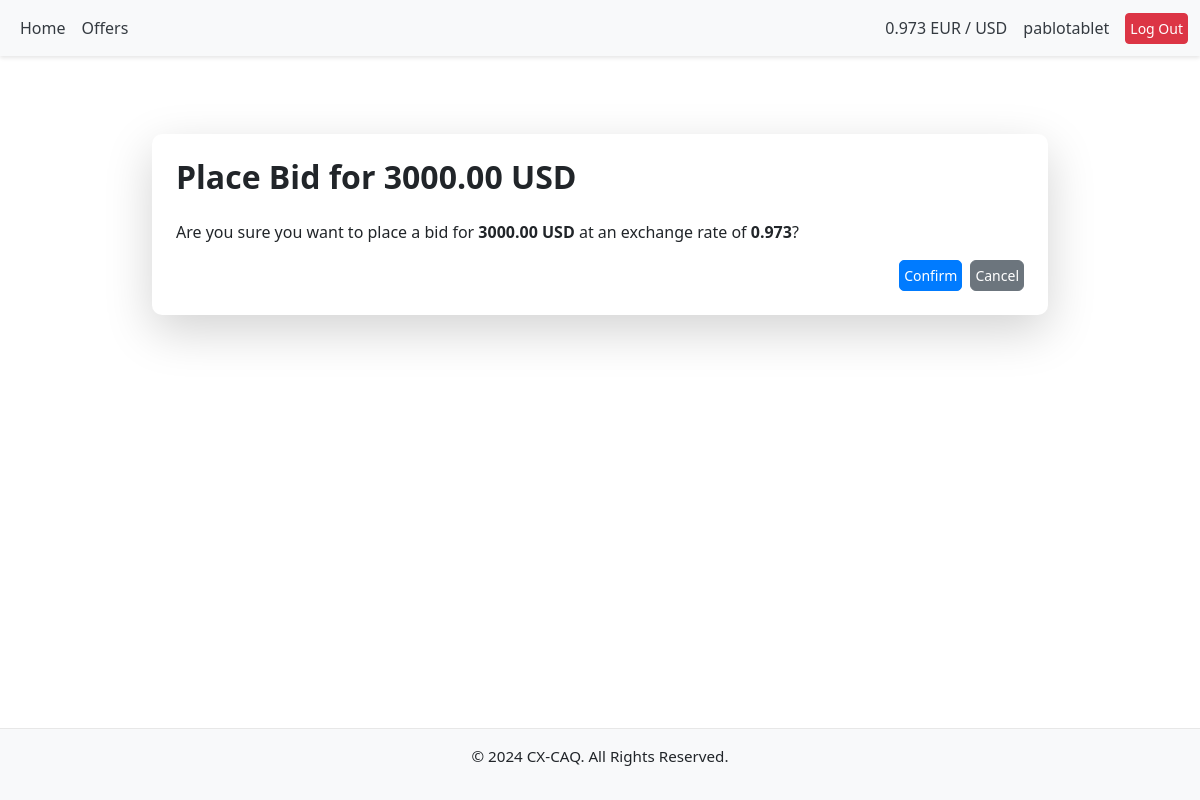
The app's page /offers/4/place_bid/ (signed in), older data.
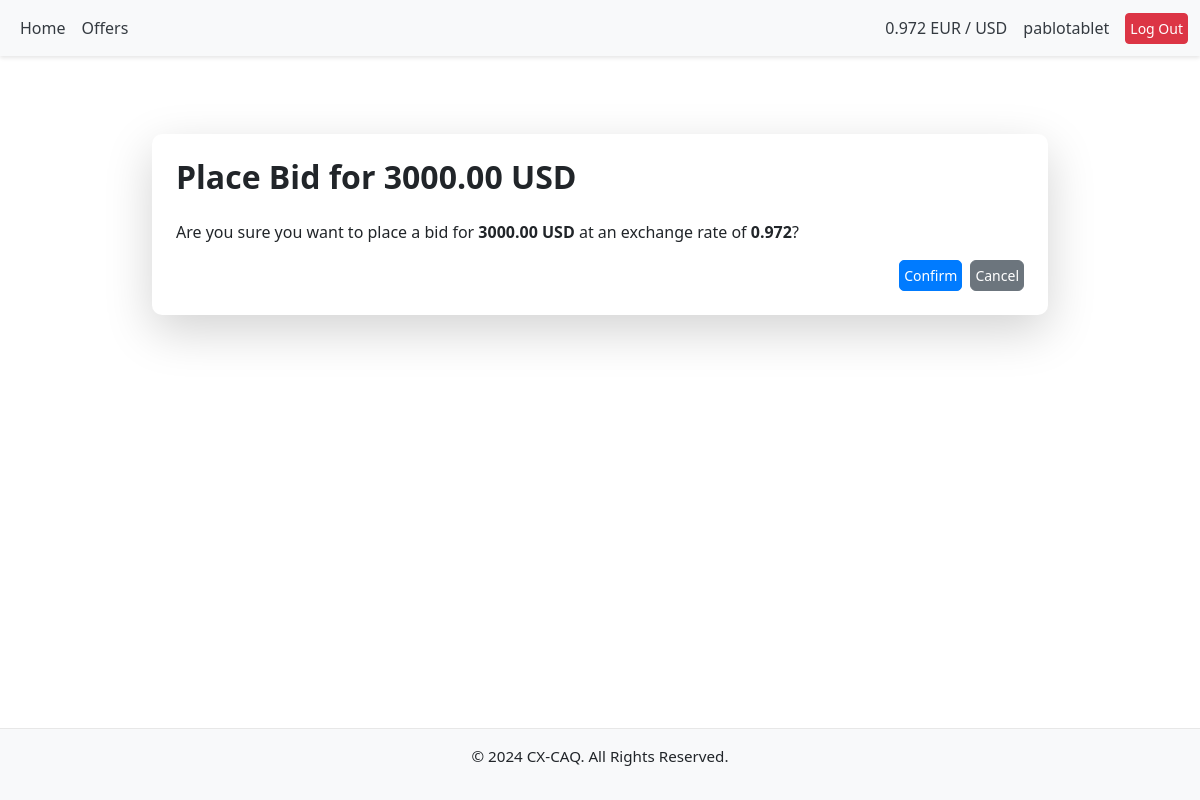
The same page, newer data.
### offers/models.py (models this page shows, shortened)
class Offer(models.Model):
    CURRENCY_CHOICES = [
        ('USD', 'US Dollar'),
        ('EUR', 'Euro'),
    ]
    RATE_TYPE_CHOICES = [
        ('FIXED', 'Fixed'),
        ('FLEXIBLE', 'Flexible'),
    ]
    user = models.ForeignKey(
        User, on_delete=models.CASCADE, related_name="offers")
    currency = models.CharField(max_length=3, choices=CURRENCY_CHOICES)
    amount = models.DecimalField(max_digits=10, decimal_places=2)
    exchange_rate = models.DecimalField(
        max_digits=8, decimal_places=3, null=True, blank=True)
    is_buying = models.BooleanField()
    rate_type = models.CharField(
        max_length=10, choices=RATE_TYPE_CHOICES, default='FIXED')
    created_at = models.DateTimeField(auto_now_add=True)
    class Meta:
        ordering = ['-created_at']

### offers/views.py (the view, shortened to what this page needs)
# urls.py: path('<int:offer_id>/place_bid/', views.place_bid, name='place_bid'),
@login_required
def place_bid(request, offer_id):
    offer = get_object_or_404(Offer, id=offer_id)
    existing_bid = Bid.objects.filter(offer=offer, user=request.user).first()
    next_url = request.GET.get('next', 'offers:view_offers')
    if existing_bid:
        messages.error(
            request, "You have already placed a bid for this offer.")
        return redirect(next_url)
    return render(request, 'offers/place_bid.html', {'offer': offer})

### offers/context_processors.py (called while the page is built)
def exchange_rate_processor(request):
    try:
        latest_rate = LatestExchangeRate.objects.latest("timestamp").rate
        print(f"Latest exchange rate fetched from database: {latest_rate}")
    except LatestExchangeRate.DoesNotExist:
        try:
            latest_rate = fetch_and_update_exchange_rate()
            print(f"Latest exchange rate fetched: {latest_rate}")
        except ValueError as e:
            print(f"Error fetching exchange rate: {e}")
            latest_rate = "N/A"
    return {
        "exchange_rate": round(latest_rate, 3)
    }

### offers/templates/offers/place_bid.html (shortened to what this page needs)
{% extends "base.html" %}
{% block content %}
<div class="container mt-5">
    <div class="card p-4 shadow-lg">
        <h2 class="mb-4">Place Bid for {{ offer.amount }} {{ offer.currency }}</h2>
        <form method="post">
            <p class="mb-3">
                Are you sure you want to place a bid for <strong>{{ offer.amount }} {{ offer.currency }}</strong> at an
                exchange rate of <strong>{{ offer.exchange_rate }}</strong>?
            </p>
            <div class="d-flex justify-content-end gap-2">
                <button type="submit" class="btn btn-primary">Confirm</button>
                <a href="{% url 'offers:view_offers' %}" class="btn btn-secondary" aria-label="Cancel placing bid">Cancel</a>
            </div>
        </form>
    </div>
</div>
{% endblock %}

### templates/base.html (shortened to what this page needs)
{% load static %}
<!DOCTYPE html>
<html lang="en">
<head>
    <link href="https://cdn.jsdelivr.net/npm/bootstrap@5.3.0-alpha3/dist/css/bootstrap.min.css" rel="stylesheet">
    <link rel="stylesheet" href="{% static 'css/style.css' %}">
    <link href="https://cdn.jsdelivr.net/npm/bootstrap-icons/font/bootstrap-icons.css" rel="stylesheet">
</head>
<body>
    <nav class="navbar navbar-expand-lg navbar-light bg-light">
        <div class="container-fluid">
            {% if user.is_authenticated %}
            <div class="collapse navbar-collapse" id="navbarNav">
                <ul class="navbar-nav">
                    <li class="nav-item">
                        <a class="nav-link" href="/">Home</a>
                    </li>
                    <li class="nav-item">
                        <a class="nav-link" href="{% url 'offers:view_offers'%}">Offers</a>
                    </li>
                </ul>
            </div>
            {% endif %}
            <div class="d-flex align-items-center">
                <div class="navbar-text me-3">
                    {{ exchange_rate }} EUR / USD
                </div>
                {% if user.is_authenticated %}
                <div class="navbar-text me-3">
                    {{ user.username }}
                </div>
                {% endif %}
                {% if user.is_authenticated %}
                <a href="/accounts/logout/" class="btn btn-danger btn-sm">Log Out</a>
                {% endif %}
            </div>
        </div>
    </nav>
    <main class="container mt-4">
        {% block content %}
        {% endblock %}
    </main>
    <footer class="bg-light text-center py-3 mt-auto">
        <p>&copy; 2024 CX-CAQ. All Rights Reserved.</p>
    </footer>
</body>
</html>

Row changes from the older to the newer data that the page shows:
changed Offer "USD": exchange_rate "0.973" → "0.972"
Text that changed along with them:
{{ exchange_rate }}: "0.973" → "0.972"
